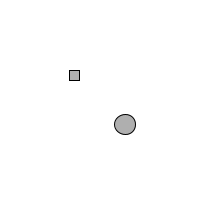
Frame 1 (no input)
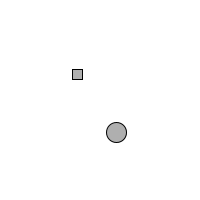
Frame 60 (the mouse pressed at the canvas centre just before this capture)
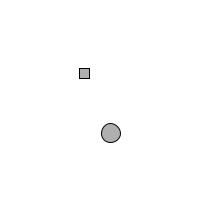
Frame 120 (the mouse held since frame 60 and released just before this capture)

The Processing sketch that drew these frames (run headless with seeded random() and noise(); from frame 60 on, the mouse is pressed at the canvas centre):

// Processing sketch: simpleInheritance
// ── simpleInheritance.pde
// Learning Processing
// Daniel Shiffman
// http://www.learningprocessing.com

// Example 22-1: Inheritance

// Object oriented programming allows us to defi ne classes in terms of other classes.
// A class can be a subclass (aka " child " ) of a super class (aka "parent").
// This is a simple example demonstrating this concept, known as "inheritance."
Square s;
Circle c;

void setup() {
  size(200,200);
  smooth();
  // A square and circle
  s = new Square(75,75,10);
  c = new Circle(125,125,20,color(175));
}

void draw() {
  background(255);
  c.jiggle();
  s.jiggle();
  c.display();
  s.display();
}

// ── Circle.pde
// Learning Processing
// Daniel Shiffman
// http://www.learningprocessing.com

// Example 22-1: Inheritance

class Circle extends Shape {
  
  // Inherits all instance variables from parent + adding one
  color c;
  
  Circle(float x_, float y_, float r_, color c_) {
    super(x_,y_,r_); // Call the parent constructor
    c = c_;          // Also deal with this new instance variable
  }
  
  // Call the parent jiggle, but do some more stuff too
  void jiggle() {
    super.jiggle();
    // The Circle jiggles its size as well as its x,y location.
    r += random(-1,1); 
    r = constrain(r,0,100);
  }
  
  // The changeColor() function is unique to the Circle class.
  void changeColor() { 
    c = color(random(255));
  }
  
  void display() {
    ellipseMode(CENTER);
    fill(c);
    stroke(0);
    ellipse(x,y,r,r);
  }
}

// ── Shape.pde
// Learning Processing
// Daniel Shiffman
// http://www.learningprocessing.com

// Example 22-1: Inheritance

class Shape {
  float x;
  float y;
  float r;
  
  Shape(float x_, float y_, float r_) {
    x = x_;
    y = y_;
    r = r_;
  }
  
  void jiggle() {
    x += random(-1,1);
    y += random(-1,1);
  }
  
  // A generic shape does not really know how to be displayed. 
  // This will be overridden in the child classes.
  void display() {
    point(x,y); 
  }
}

// ── Square.pde
// Learning Processing
// Daniel Shiffman
// http://www.learningprocessing.com

// Example 22-1: Inheritance

class Square extends Shape {
  // Variables are inherited from the parent.
  // We could also add variables unique to the Square class if we so desire

  Square(float x_, float y_, float r_) {
    // If the parent constructor takes arguments then super() needs to pass in those arguments.
    super(x_,y_,r_); 
  }

  // Inherits jiggle() from parent

  // The square overrides its parent for display.
  void display() {
    rectMode(CENTER);
    fill(175);
    stroke(0);
    rect(x,y,r,r);
  }
}
